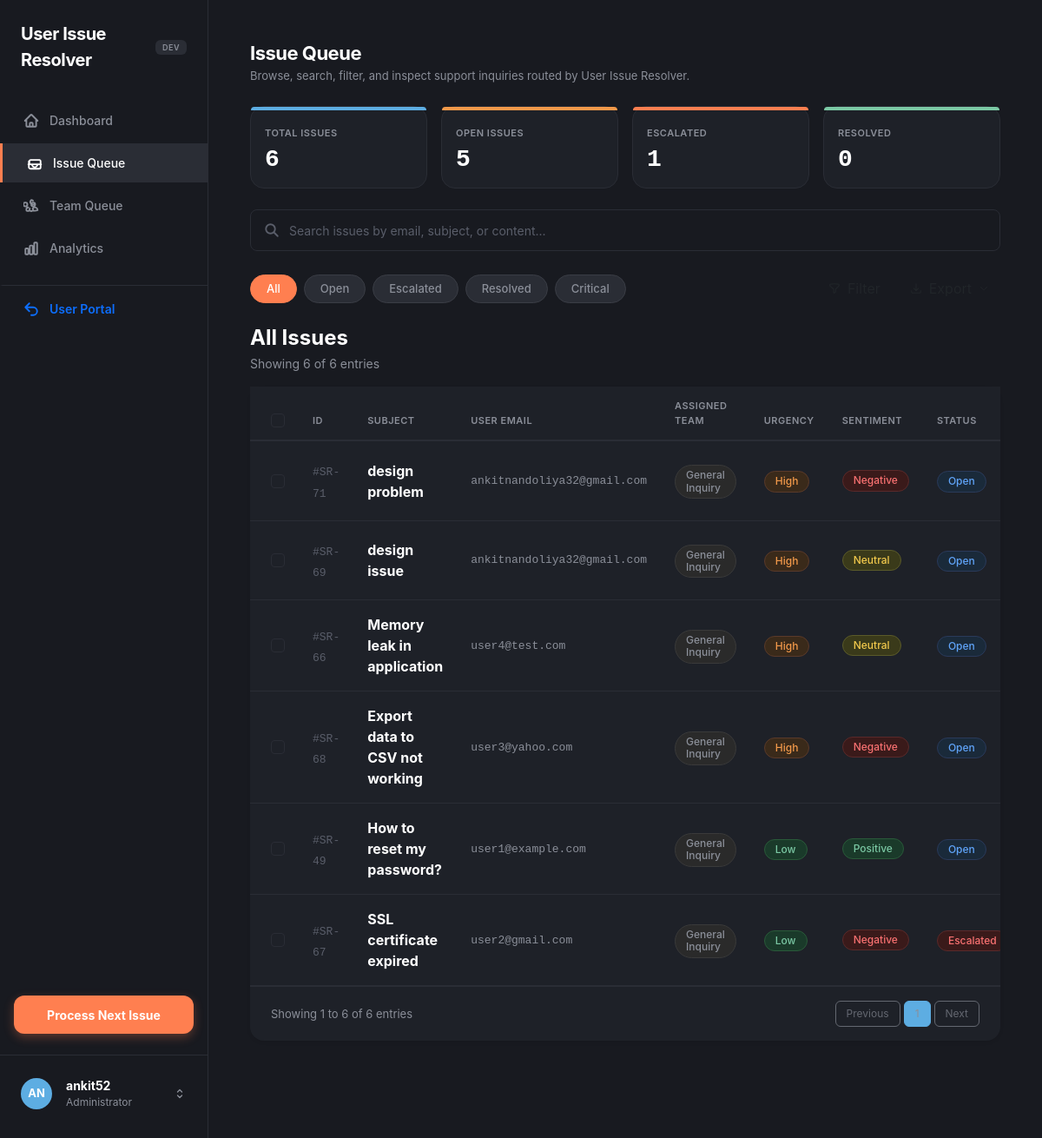
The page /developer/issues/?team=General+Inquiry (signed in) on the database its author committed.
### issues/models.py (models this page shows, shortened)
class Issue(models.Model):
    STATUS_CHOICES = [
        ('Open', 'Open'),
        ('Resolved', 'Resolved'),
        ('Escalated', 'Escalated'),
    ]
    customer_email = models.EmailField()
    subject = models.CharField(max_length=255, default='No Subject')
    body = models.TextField()
    raw_text = models.TextField(blank=True, default='')
    urgency_score = models.IntegerField(default=0, blank=True, null=True)
    urgency_level = models.CharField(
        max_length=20,
        choices=[
            ('Critical', 'Critical'),
            ('High', 'High'),
            ('Medium', 'Medium'),
            ('Low', 'Low'),
        ],
        default='Low',
        blank=True
    )
    sentiment_score = models.FloatField(default=0.0)
    status = models.CharField(max_length=20, choices=STATUS_CHOICES, default='Open')
    TEAM_CHOICES = [
        ('Technical Support', 'Technical Support'),
        ('Billing', 'Billing'),
        ('Security', 'Security'),
        ('General Inquiry', 'General Inquiry'),
    ]
    assigned_team = models.CharField(max_length=50, choices=TEAM_CHOICES, default='General Inquiry', blank=True)
    created_at = models.DateTimeField(auto_now_add=True)
    resolved_at = models.DateTimeField(null=True, blank=True)
    @property
    def sentiment_category(self):
        if self.sentiment_score >= 0.05:
            return 'Positive'
        elif self.sentiment_score < -0.05:
            return 'Negative'
        return 'Neutral'

### issues/views.py (the view)
# urls.py: path('developer/issues/', views.all_issues_view, name='all_issues'),
@login_required
def all_issues_view(request):
    if not (request.user.is_superuser or request.user.is_staff):
        messages.error(request, "Developer portal requires admin privileges")
        return redirect('user_portal')
    all_issues = Issue.objects.all().order_by('-created_at')
    team_filter = request.GET.get('team')
    if team_filter:
        all_issues = all_issues.filter(assigned_team=team_filter)
    total_count = all_issues.count()
    open_count = all_issues.filter(status='Open').count()
    escalated_count = all_issues.filter(status='Escalated').count()
    resolved_count = all_issues.filter(status='Resolved').count()
    context = {
        'issues': all_issues,
        'total_count': total_count,
        'open_count': open_count,
        'escalated_count': escalated_count,
        'resolved_count': resolved_count,
    }
    return render(request, 'all_issues.html', context)

### templates/all_issues.html (shortened to what this page needs)
{% extends 'base_developer.html' %}
{% block content %}
<div class="space-y-4">
  <div class="mb-4">
    <h4 class="fw-bold mb-1" style="color: #FFFFFF; font-size: 22px; letter-spacing: -0.5px;">Issue Queue</h4>
    <p class="mb-0" style="font-size: 13px; color: #8B8F99 !important;">Browse, search, filter, and inspect support inquiries routed by User Issue Resolver.</p>
  </div>
  <div class="row g-3 mb-4">
    <div class="col-md-3">
      <div class="apple-card card-stat card-stat-total" style="background-color: #1E2128; border: 1px solid #2A2D35 !important; padding: 16px; position: relative;">
        <span class="text-uppercase" style="font-size: 11px; letter-spacing: 0.5px; color: #8B8F99 !important; font-weight: 600;">Total Issues</span>
        <div class="h3 fw-bold data-mono mb-0 mt-1" style="color: #FFFFFF;">{{ total_count }}</div>
      </div>
    </div>
    <div class="col-md-3">
      <div class="apple-card card-stat card-stat-open" style="background-color: #1E2128; border: 1px solid #2A2D35 !important; padding: 16px; position: relative;">
        <span class="text-uppercase" style="font-size: 11px; letter-spacing: 0.5px; color: #8B8F99 !important; font-weight: 600;">Open Issues</span>
        <div class="h3 fw-bold data-mono mb-0 mt-1" style="color: #FFFFFF;">{{ open_count }}</div>
      </div>
    </div>
    <div class="col-md-3">
      <div class="apple-card card-stat card-stat-escalated" style="background-color: #1E2128; border: 1px solid #2A2D35 !important; padding: 16px; position: relative;">
        <span class="text-uppercase" style="font-size: 11px; letter-spacing: 0.5px; color: #8B8F99 !important; font-weight: 600;">Escalated</span>
        <div class="h3 fw-bold data-mono mb-0 mt-1" style="color: #FFFFFF;">{{ escalated_count }}</div>
      </div>
    </div>
    <div class="col-md-3">
      <div class="apple-card card-stat card-stat-resolved" style="background-color: #1E2128; border: 1px solid #2A2D35 !important; padding: 16px; position: relative;">
        <span class="text-uppercase" style="font-size: 11px; letter-spacing: 0.5px; color: #8B8F99 !important; font-weight: 600;">Resolved</span>
        <div class="h3 fw-bold data-mono mb-0 mt-1" style="color: #FFFFFF;">{{ resolved_count }}</div>
      </div>
    </div>
  </div>
  <div class="mb-4">
    <form action="{% url 'search_issues' %}" method="GET" class="position-relative">
      <input type="text" name="q" id="issue-search" placeholder="Search issues by email, subject, or content..." class="form-control" style="background-color: #1E2128; border: 1px solid #2A2D35; border-radius: 8px; color: #FFFFFF; padding-left: 44px; height: 48px; font-size: 14px;">
      <svg class="position-absolute" fill="none" stroke="#5A5E6A" stroke-width="2.5" viewBox="0 0 24 24" style="width: 18px; height: 18px; left: 16px; top: 15px;">
        <path stroke-linecap="round" stroke-linejoin="round" d="M21 21l-6-6m2-5a7 7 0 11-14 0 7 7 0 0114 0z"></path>
      </svg>
    </form>
  </div>
  <div class="d-flex justify-content-between align-items-center mb-4 flex-wrap gap-3">
    <div class="d-flex align-items-center gap-2">
      <button class="filter-pill active" data-filter="all">All</button>
      <button class="filter-pill" data-filter="Open">Open</button>
      <button class="filter-pill" data-filter="Escalated">Escalated</button>
      <button class="filter-pill" data-filter="Resolved">Resolved</button>
      <button class="filter-pill" data-filter="Critical">Critical</button>
    </div>
    <div class="d-flex align-items-center gap-2">
      <button class="btn btn-filter-apple d-flex align-items-center gap-2">
      </button>
      <div class="dropdown">
        <button class="btn btn-filter-apple d-flex align-items-center gap-2" type="button" data-bs-toggle="dropdown" aria-expanded="false">
          <svg fill="none" stroke="currentColor" stroke-width="2" viewBox="0 0 24 24" style="width: 14px; height: 14px;">
            <path stroke-linecap="round" stroke-linejoin="round" d="M3 16.5v2.25A2.25 2.25 0 005.25 21h13.5A2.25 2.25 0 0021 18.75V16.5M7.5 12l4.5 4.5m0 0l4.5-4.5M12 16.5V3"></path>
          </svg>
          <svg fill="none" stroke="currentColor" stroke-width="2" viewBox="0 0 24 24" style="width: 12px; height: 12px;">
            <path stroke-linecap="round" stroke-linejoin="round" d="M19.5 8.25l-7.5 7.5-7.5-7.5"></path>
          </svg>
        </button>
      </div>
    </div>
  </div>
  <div class="d-flex justify-content-between align-items-center mb-3">
    <div>
      <h3 class="fw-bold mb-1 text-white" style="font-size: 24px; font-weight: 700;">All Issues</h3>
      <p class="mb-0" style="font-size: 14px; color: #8B8F99 !important;">Showing <span id="showing-count">{{ issues|length }}</span> of {{ total_count }} entries</p>
    </div>
  </div>
  <div class="apple-card p-0 shadow-sm border-0 mb-5" style="border-color: #2A2D35 !important; background-color: #1E2128; padding: 24px;">
    <div class="table-responsive">
      <table class="table table-dark-theme align-middle mb-0" id="all-issues-table">
        <thead>
          <tr>
            <th width="40" class="ps-4">
              <input type="checkbox" id="select-all-checkbox" class="form-check-input" style="background-color: #1E2128; border-color: #2A2D35;">
            </th>
            <th width="90">ID</th>
            <th>Subject</th>
            <th>User Email</th>
            <th>Assigned Team</th>
            <th>Urgency</th>
            <th width="160">Sentiment</th>
            <th>Status</th>
          </tr>
        </thead>
        <tbody>
          {% for issue in issues %}
          <tr style="height: 56px;" class="issue-row" data-status="{{ issue.status }}" data-urgency="{% if issue.urgency_score > 0.75 %}Critical{% elif issue.urgency_score > 0.5 %}High{% elif issue.urgency_score > 0.25 %}Medium{% else %}Low{% endif %}">
            <td class="ps-4">
              <input type="checkbox" class="form-check-input row-checkbox" style="background-color: #1E2128; border-color: #2A2D35;">
            </td>
            <td>
              <span class="text-dim data-mono" style="font-size: 13px;">#SR-{{ issue.id }}</span>
            </td>
            <td>
              <span class="text-white fw-bold">{{ issue.subject|truncatechars:35 }}</span>
            </td>
            <td class="data-mono text-muted" style="font-size: 13px;">
              {{ issue.customer_email }}
            </td>
            <td>
              {% if issue.assigned_team == 'Technical Support' %}
                <span class="badge-apple badge-team-tech">Technical Support</span>
              {% elif issue.assigned_team == 'Billing' %}
                <span class="badge-apple badge-team-billing">Billing</span>
              {% elif issue.assigned_team == 'Security' %}
                <span class="badge-apple badge-team-security">Security</span>
              {% else %}
                <span class="badge-apple badge-team-general">General Inquiry</span>
              {% endif %}
            </td>
            <td>
              {% if issue.urgency_level == 'Critical' %}
                <span class="badge-apple" style="background-color: #3A1A1A; color: #FF7F50; border: 1px solid #5A2A2A !important;">Critical</span>
              {% elif issue.urgency_level == 'High' %}
                <span class="badge-apple" style="background-color: #3A2A1A; color: #F2994A; border: 1px solid #5A3A2A !important;">High</span>
              {% elif issue.urgency_level == 'Medium' %}
                <span class="badge-apple" style="background-color: #3A3A1A; color: #F2C94C; border: 1px solid #5A5A2A !important;">Medium</span>
              {% else %}
                <span class="badge-apple" style="background-color: #1A3A2A; color: #7BC8A4; border: 1px solid #2A5A3A !important;">Low</span>
              {% endif %}
            </td>
            <td>
              <div class="d-flex align-items-center gap-2">
                {% if issue.sentiment_category == 'Positive' %}
                  <span class="badge-apple" style="background-color: #1A3A2A; color: #7BC8A4; border: 1px solid #2A5A3A !important;">Positive</span>
                {% elif issue.sentiment_category == 'Negative' %}
                  <span class="badge-apple" style="background-color: #3A1A1A; color: #F87171; border: 1px solid #5A2A2A !important;">Negative</span>
                {% else %}
                  <span class="badge-apple" style="background-color: #3A3A1A; color: #F2C94C; border: 1px solid #5A5A2A !important;">Neutral</span>
                {% endif %}
              </div>
            </td>
            <td>
              {% if issue.status == 'Open' %}
                <span class="badge-apple badge-status-open">Open</span>
              {% elif issue.status == 'Escalated' %}
                <span class="badge-apple badge-status-escalated">Escalated</span>
              {% else %}
                <span class="badge-apple badge-status-resolved">Resolved</span>
              {% endif %}
            </td>
          </tr>
          {% empty %}
          <tr>
            <td colspan="10" class="text-center py-4 text-muted">No issues found.</td>
          </tr>
          {% endfor %}
        </tbody>
      </table>
    </div>
    <div class="d-flex justify-content-between align-items-center px-4 py-3 border-top border-light" style="border-top-color: #2A2D35 !important; font-size: 13px; color: #8B8F99;">
      <span>Showing 1 to {{ issues|length }} of {{ total_count }} entries</span>
      <div class="d-flex align-items-center gap-1">
        <button class="btn btn-filter-apple disabled" style="height: 30px; padding: 0 12px; font-size: 12px;">Previous</button>
        <button class="btn btn-filter-apple active" style="height: 30px; padding: 0 12px; font-size: 12px; background-color: #5DADE2; border-color: #5DADE2;">1</button>
        <button class="btn btn-filter-apple disabled" style="height: 30px; padding: 0 12px; font-size: 12px;">Next</button>
      </div>
    </div>
  </div>
</div>
{% endblock %}

### templates/base_developer.html (shortened to what this page needs)
<!DOCTYPE html>
<html lang="en">
<head>
  <link href="https://cdn.jsdelivr.net/npm/bootstrap@5.3.0/dist/css/bootstrap.min.css" rel="stylesheet">
</head>
<body>
  <aside class="sidebar">
    <div class="d-flex flex-column">
      <div class="sidebar-logo d-flex align-items-center justify-content-between">
        <a href="{% url 'landing' %}" class="sidebar-logo-text">User Issue Resolver</a>
        <span class="badge" style="border-radius: 6px; background-color: #2A2D35 !important; color: #8B8F99 !important; font-size: 9px; font-weight: 600; padding: 4px 8px; text-transform: uppercase; letter-spacing: 0.5px;">Dev</span>
      </div>
      <nav class="d-flex flex-column gap-1">
        <a href="{% url 'developer_dashboard' %}" class="sidebar-link {% if request.resolver_match.url_name == 'developer_dashboard' %}active{% endif %}">
          Dashboard
        </a>
        <a href="{% url 'all_issues' %}" class="sidebar-link {% if request.resolver_match.url_name == 'all_issues' or request.resolver_match.url_name == 'issue_detail' %}active{% endif %}">
          Issue Queue
        </a>
        <a href="{% url 'team_queue' %}" class="sidebar-link {% if request.resolver_match.url_name == 'team_queue' %}active{% endif %}">
          Team Queue
        </a>
        <a href="{% url 'analytics' %}" class="sidebar-link {% if request.resolver_match.url_name == 'analytics' %}active{% endif %}">
          Analytics
        </a>
        <a href="{% url 'user_portal' %}" class="sidebar-link text-primary fw-semibold mt-3 pt-3 border-top" style="border-top-color: var(--apple-border) !important;">
          <svg class="sidebar-icon text-primary" fill="none" stroke="currentColor" stroke-width="2.5" viewBox="0 0 24 24">
            <path stroke-linecap="round" stroke-linejoin="round" d="M9 15L3 9m0 0l6-6M3 9h12a6 6 0 010 12h-3"></path>
          </svg>
          User Portal
        </a>
      </nav>
    </div>
    <div class="mt-auto">
      <div class="px-3 mb-4">
        <a href="{% url 'next_issue' %}" class="btn w-100 d-flex align-items-center justify-content-center fw-bold text-white" style="background-color: #FF7F50; border-radius: 12px; height: 44px; font-size: 14px; box-shadow: 0 4px 12px rgba(255, 127, 80, 0.3); transition: transform 0.2s, box-shadow 0.2s;" onmouseover="this.style.transform='translateY(-1px)'; this.style.boxShadow='0 6px 16px rgba(255, 127, 80, 0.4)';" onmouseout="this.style.transform='translateY(0)'; this.style.boxShadow='0 4px 12px rgba(255, 127, 80, 0.3)';">
          Process Next Issue
        </a>
      </div>
      <div class="px-3 pt-3 border-top position-relative" style="border-top-color: var(--apple-border) !important;">
      <div id="profile-toggle" class="d-flex align-items-center gap-3 px-2 py-2 rounded-2" style="cursor: pointer; transition: background-color 0.15s ease;" onmouseover="this.style.backgroundColor='#2A2D35'" onmouseout="this.style.backgroundColor='transparent'">
        <div class="rounded-circle d-flex align-items-center justify-content-center fw-bold text-white" style="width: 36px; height: 36px; min-width: 36px; font-size: 13px; background-color: #5DADE2; text-transform: uppercase;">
          {{ user.username|slice:":2"|upper }}
        </div>
        <div class="flex-grow-1 min-w-0">
          <div class="fw-bold text-truncate" style="font-size: 14px; color: #FFFFFF;">
            {% if user.get_full_name %}{{ user.get_full_name }}{% else %}{{ user.username }}{% endif %}
          </div>
          <div style="font-size: 12px; color: #8B8F99;">
            {% if user.is_superuser %}Administrator{% else %}Tier 2 Specialist{% endif %}
          </div>
        </div>
        <svg fill="none" stroke="#8B8F99" stroke-width="2" viewBox="0 0 24 24" style="width: 16px; height: 16px; flex-shrink: 0;">
          <path stroke-linecap="round" stroke-linejoin="round" d="M8.25 15L12 18.75 15.75 15m-7.5-6L12 5.25 15.75 9"></path>
        </svg>
      </div>
    </div>
  </aside>
  <div class="main-wrapper">
    <div class="container-fluid px-5 py-4" style="max-width: 1140px; margin: 0 auto;">
      {% block content %}
      {% endblock %}
    </div>
  </div>
</body>
</html>

### rows shown on the page
Issue: id "71", subject "design problem", customer_email "ankitnandoliya32@gmail.com", assigned_team "General Inquiry", urgency_level "High", sentiment_score "Negative", status "Open"
Issue: id "69", subject "design issue", customer_email "ankitnandoliya32@gmail.com", assigned_team "General Inquiry", urgency_level "High", sentiment_score "Neutral", status "Open"
Issue: id "66", subject "Memory leak in application", customer_email "user4@test.com", assigned_team "General Inquiry", urgency_level "High", sentiment_score "Neutral", status "Open"
Issue: id "68", subject "Export data to CSV not working", customer_email "user3@yahoo.com", assigned_team "General Inquiry", urgency_level "High", sentiment_score "Negative", status "Open"
Issue: id "49", subject "How to reset my password?", customer_email "user1@example.com", assigned_team "General Inquiry", urgency_level "Low", sentiment_score "Positive", status "Open"
Issue: id "67", subject "SSL certificate expired", customer_email "user2@gmail.com", assigned_team "General Inquiry", urgency_level "Low", sentiment_score "Negative", status "Escalated"

### other values the page prints
{{ user.username|slice:":2"|upper }} "AN"
{{ user.username }} "ankit52"
{{ total_count }} "6"
{{ open_count }} "5"
{{ escalated_count }} "1"
{{ resolved_count }} "0"
{{ issues|length }} "6"
